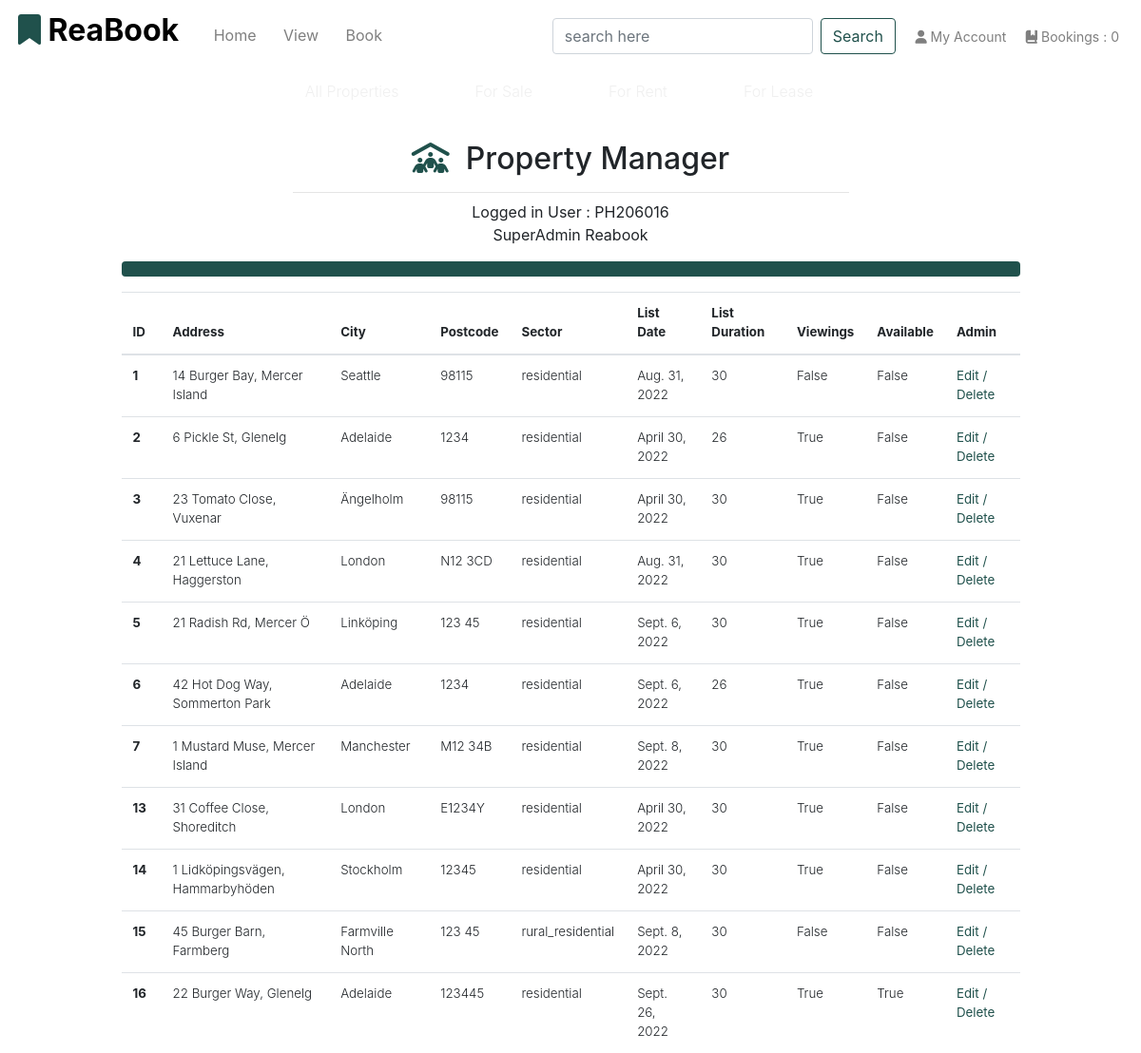
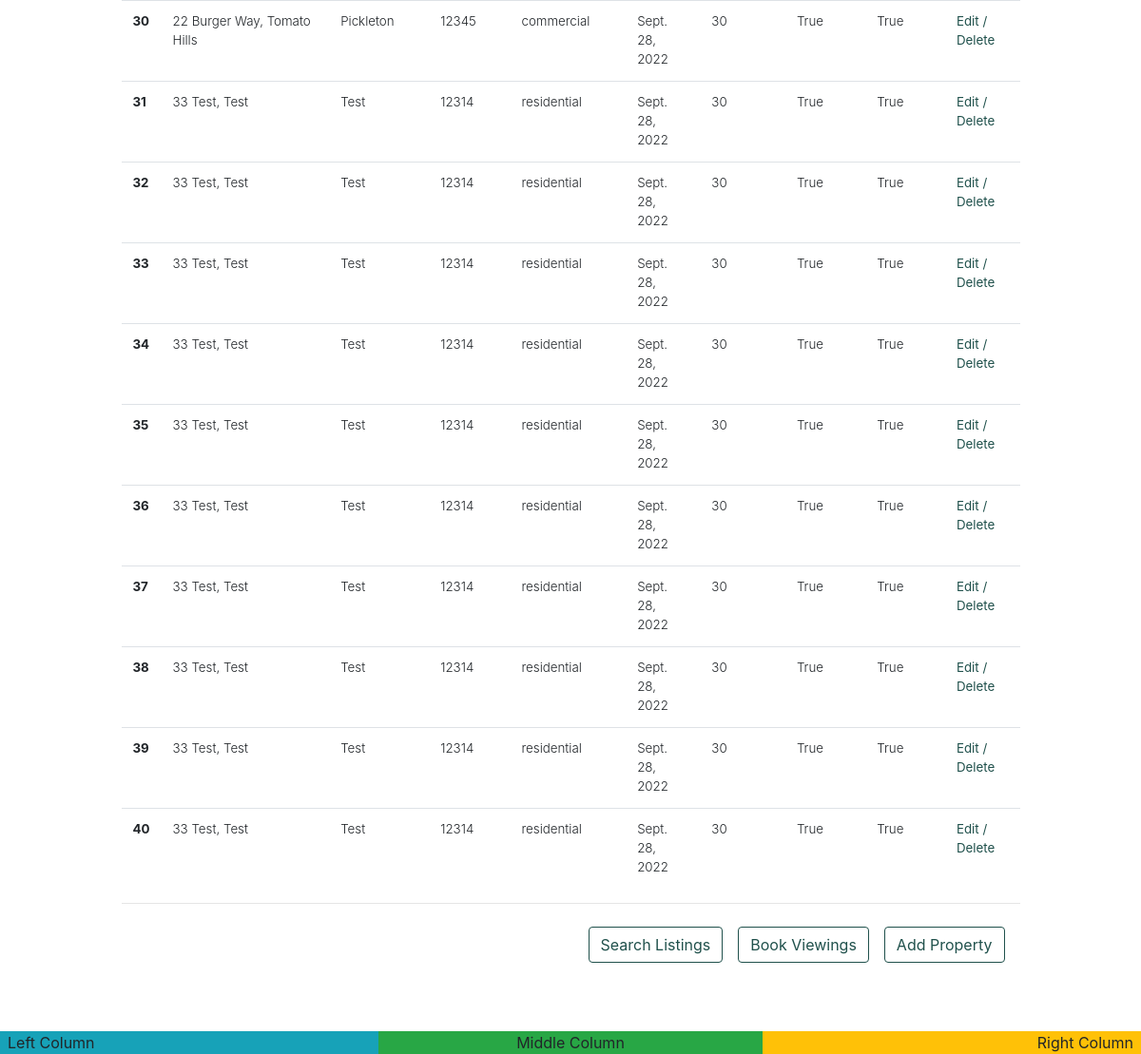
The app's page /properties/manage/1/ (signed in) with its own data (2 pictures, top to bottom).
### app_properties/models.py (models this page shows, shortened)
class Property(models.Model):
    realtor = models.ForeignKey(User, on_delete=models.CASCADE, blank=True, null=False, default=User)
    title_no = models.CharField(max_length=254)
    ribbon_feature = models.CharField(max_length=20, default="New Listing")
    name = models.CharField(max_length=30)
    category = models.ForeignKey(
        'Category', null=True, blank=True, on_delete=models.SET_NULL
        )
    sector = models.ForeignKey(
        'Sector', null=True, blank=True, on_delete=models.SET_NULL
        )
    sale_price = models.IntegerField(null=False, blank=True, default=0)
    rent_pw = models.IntegerField(null=False, blank=True, default=0)
    date_available = models.DateField(null=True, blank=True, auto_now_add=True)
    bedrooms = models.IntegerField(null=False, blank=False)
    bathrooms = models.IntegerField(null=False, blank=False)
    carports = models.IntegerField(null=False, blank=False)
    air_conditioning = models.IntegerField(null=False, blank=False)
    rating = models.DecimalField(
        max_digits=3, decimal_places=1, null=True, blank=True
        )
    description = models.TextField()
    main_image_url = models.URLField(max_length=1024, null=True, blank=True)
    main_image = models.ImageField(null=True, blank=True)
    bedroom_image = models.ImageField(null=True, blank=True)
    bath_image = models.ImageField(null=True, blank=True)
    kitchen_image = models.ImageField(null=True, blank=True)
    living_image = models.ImageField(null=True, blank=True)
    unit_no = models.IntegerField(null=True, blank=True)
    level = models.IntegerField(null=True, blank=True)
    house_no = models.IntegerField(null=True, blank=False, default="No.")
    street = models.CharField(max_length=70, default='')
    suburb = models.CharField(max_length=70, default='')
    city = models.CharField(max_length=40)
    state = models.CharField(max_length=40, null=True, blank=True)
    postcode = models.CharField(max_length=10)
    country = models.CharField(max_length=2, choices=pytz.country_names.items(), null=True, blank=True)
    land_area = models.IntegerField(null=True, blank=True)
    building_area = models.IntegerField(null=True, blank=True)
    build_date = models.DateField(null=True, blank=True)
    list_date = models.DateField(auto_now_add=True)
    list_duration = models.IntegerField(null=False, blank=False, default=30)
    owner_fname = models.CharField(max_length=254, null=True, blank=False)
    owner_lname = models.CharField(max_length=254, null=True, blank=False)
    viewings = models.BooleanField(default=True)
    available = models.BooleanField(default=False)
    class Meta:
        verbose_name_plural = 'Properties'
        get_latest_by = 'list_date'

class Sector(models.Model):
    name = models.CharField(max_length=254)
    friendly_name = models.CharField(max_length=254, null=True, blank=True)
    def __str__(self):
        return self.name

### app_properties/views.py (the view)
# urls.py: path('manage/<int:user_id>/', views.manage_properties, name='manage-properties'),
def manage_properties(request, user_id):
    properties = Property.objects.all()
    users_properties = properties.filter(realtor=user_id)
    user = get_object_or_404(User, pk=user_id)
    context = {
        'user': user,
        'users_properties': users_properties,
    }
    return render(request, 'properties/manage-properties.html', context)

### app_properties/templates/properties/manage-properties.html (shortened to what this page needs)
{% extends 'base.html' %}
{% load static %}
{% block content %}
    {% if user.is_authenticated %}
        {% if request.user.is_superuser %}
        <div class="container-fluid">
            <div class="row">
                <div class="col text-center mt-4">
                    <h2 class="heading-section"><i class="fa-solid fa-people-roof reabook-logo"></i>&nbsp; Property Manager</h2>
                    <hr class="w-50 mb-2">
                    Logged in User : {{ user }}
                    <br>
                    {{ user.first_name }} {{ user.last_name }}
                    <br>
                </div>
            </div>
            <section class="offset-lg-1 col-lg-10 col-md-12">
                <div class="progress my-3">
                    <div class="progress-bar bg-green" role="progressbar" style="width: 100%" aria-valuenow="100" aria-valuemin="0" aria-valuemax="100"></div>
                </div>
                <div class="row mb-3">
                    <div class="col text-lg-left">
                        <div class="list-group list-group-flush list-table" role="tablist">
                            <table class="table table-hover">
                                <thead>
                                    <tr>
                                        <th scope="col">ID</th>
                                        <th scope="col">Address</th>
                                        <th scope="col">City</th>
                                        <th scope="col">Postcode</th>
                                        <th scope="col">Sector</th>
                                        <th scope="col">List Date</th>
                                        <th scope="col">List Duration</th>
                                        <th scope="col">Viewings</th>
                                        <th scope="col">Available</th>
                                        <th scope="col">Admin</th>
                                    </tr>
                                </thead>
                                <tbody class="font-weight-light">
                                    {% for prop in users_properties %}
                                        <tr>
                                            <th scope="row">{{ prop.id }}</th>
                                            <td>{{ prop.house_no }} {{ prop.street }}, {{ prop.suburb }}</td>
                                            <td>{{ prop.city }}</td>
                                            <td>{{ prop.postcode }}</td>
                                            <td>{{ prop.sector }}</td>
                                            <td>{{ prop.list_date }}</td>
                                            <td>{{ prop.list_duration }}</td>
                                            <td>{{ prop.viewings }}</td>
                                            <td>{{ prop.available }}</td>
                                            <td>
                                                <a href="{% url 'edit-property' prop.id %}" aria-label="" class="reabook-logo"><strong>Edit / Delete</strong>
                                                </a>
                                            </td>
                                        </tr>
                                    {% endfor %}
                                </tbody>
                            </table>
                        </div>
                        <hr class="mt-0 mb-4">
                        <div class="row">
                            <div class="col-lg-12">
                                <a href="{% url 'add-property' user.id %}" aria-label="">
                                    <button class="btn btn-outline-reabook float-right mr-3" >Add Property</button>
                                </a>
                                <a href="{% url 'choose_bookings' %}" aria-label="">
                                    <button class="btn btn-outline-reabook float-right mr-3" >Book Viewings</button>
                                </a>
                                <a href="{% url 'properties' %}" aria-label="">
                                    <button class="btn btn-outline-reabook float-right mr-3" >Search Listings</button>
                                </a>
                            </div>
                        </div>
                    </div>
                </div>
            </section>
        </div>
        {% else %}
            {% include 'includes/account-owner-required.html' %}
        {% endif %}
    {% endif %}
{% endblock %}

### static/css/base.css (style rules this page uses)
html { height: 100%; }
.bg-green { background-color: #20514C; }
.btn-outline-reabook { color: #20514C; border-color: #20514C; }
.reabook-logo { color: #20514C; }
.list-table { position:relative; overflow-y: auto; }
.list-group-item, .list-table { border-width: 0 0 1px; font-size: smaller; }
tr a { color: #000; }
a, a:hover { text-decoration: none; color: #cccccc; }

### records on screen
Property: id "1", house_no "14", street "Burger Bay", suburb "Mercer Island", city "Seattle", postcode "98115", sector "residential", list_date "Aug. 31, 2022", list_duration "30", viewings "False", available "False"
Property: id "2", house_no "6", street "Pickle St", suburb "Glenelg", city "Adelaide", postcode "1234", sector "residential", list_date "April 30, 2022", list_duration "26", viewings "True", available "False"
Property: id "3", house_no "23", street "Tomato Close", suburb "Vuxenar", city "Ängelholm", postcode "98115", sector "residential", list_date "April 30, 2022", list_duration "30", viewings "True", available "False"
Property: id "4", house_no "21", street "Lettuce Lane", suburb "Haggerston", city "London", postcode "N12 3CD", sector "residential", list_date "Aug. 31, 2022", list_duration "30", viewings "True", available "False"
Property: id "5", house_no "21", street "Radish Rd", suburb "Mercer Ö", city "Linköping", postcode "123 45", sector "residential", list_date "Sept. 6, 2022", list_duration "30", viewings "True", available "False"
Property: id "6", house_no "42", street "Hot Dog Way", suburb "Sommerton Park", city "Adelaide", postcode "1234", sector "residential", list_date "Sept. 6, 2022", list_duration "26", viewings "True", available "False"
Property: id "7", house_no "1", street "Mustard Muse", suburb "Mercer Island", city "Manchester", postcode "M12 34B", sector "residential", list_date "Sept. 8, 2022", list_duration "30", viewings "True", available "False"
Property: id "13", house_no "31", street "Coffee Close", suburb "Shoreditch", city "London", postcode "E1234Y", sector "residential", list_date "April 30, 2022", list_duration "30", viewings "True", available "False"
Property: id "14", house_no "1", street "Lidköpingsvägen", suburb "Hammarbyhöden", city "Stockholm", postcode "12345", sector "residential", list_date "April 30, 2022", list_duration "30", viewings "True", available "False"
Property: id "15", house_no "45", street "Burger Barn", suburb "Farmberg", city "Farmville North", postcode "123 45", sector "rural_residential", list_date "Sept. 8, 2022", list_duration "30", viewings "False", available "False"
Property: id "16", house_no "22", street "Burger Way", suburb "Glenelg", city "Adelaide", postcode "123445", sector "residential", list_date "Sept. 26, 2022", list_duration "30", viewings "True", available "True"
Property: id "30", house_no "22", street "Burger Way", suburb "Tomato Hills", city "Pickleton", postcode "12345", sector "commercial", list_date "Sept. 28, 2022", list_duration "30", viewings "True", available "True"
Property: id "31", house_no "33", street "Test", suburb "Test", city "Test", postcode "12314", sector "residential", list_date "Sept. 28, 2022", list_duration "30", viewings "True", available "True"
Property: id "32", house_no "33", street "Test", suburb "Test", city "Test", postcode "12314", sector "residential", list_date "Sept. 28, 2022", list_duration "30", viewings "True", available "True"
Property: id "33", house_no "33", street "Test", suburb "Test", city "Test", postcode "12314", sector "residential", list_date "Sept. 28, 2022", list_duration "30", viewings "True", available "True"
Property: id "34", house_no "33", street "Test", suburb "Test", city "Test", postcode "12314", sector "residential", list_date "Sept. 28, 2022", list_duration "30", viewings "True", available "True"
Property: id "35", house_no "33", street "Test", suburb "Test", city "Test", postcode "12314", sector "residential", list_date "Sept. 28, 2022", list_duration "30", viewings "True", available "True"
Property: id "36", house_no "33", street "Test", suburb "Test", city "Test", postcode "12314", sector "residential", list_date "Sept. 28, 2022", list_duration "30", viewings "True", available "True"
Property: id "37", house_no "33", street "Test", suburb "Test", city "Test", postcode "12314", sector "residential", list_date "Sept. 28, 2022", list_duration "30", viewings "True", available "True"
Property: id "38", house_no "33", street "Test", suburb "Test", city "Test", postcode "12314", sector "residential", list_date "Sept. 28, 2022", list_duration "30", viewings "True", available "True"
Property: id "39", house_no "33", street "Test", suburb "Test", city "Test", postcode "12314", sector "residential", list_date "Sept. 28, 2022", list_duration "30", viewings "True", available "True"
Property: id "40", house_no "33", street "Test", suburb "Test", city "Test", postcode "12314", sector "residential", list_date "Sept. 28, 2022", list_duration "30", viewings "True", available "True"

### other values on screen
{{ user }} "PH206016"
{{ user.first_name }} "SuperAdmin"
{{ user.last_name }} "Reabook"
